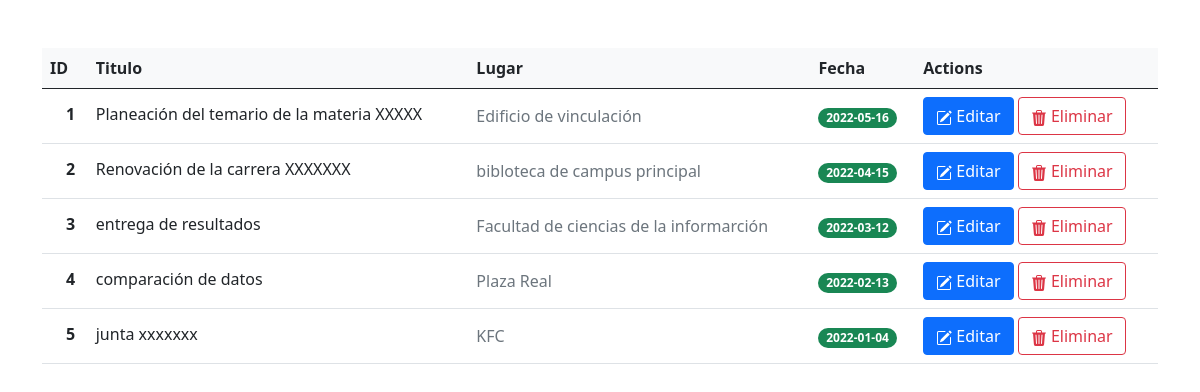
Screenshot of /php/row_actas.php with the database file from the repository.
### tables this page shows
CREATE TABLE IF NOT EXISTS `actas` (
  `acta_id` INT NOT NULL AUTO_INCREMENT,
  `acta_fecha` DATE NULL,
  `acta_lugar` VARCHAR(255) NULL,
  `acta_titulo` TEXT NULL,
  PRIMARY KEY (`acta_id`));

### php/row_actas.php (the view, shortened to what this page needs)
<!doctype html>
<html lang="en">
<head>
    <link rel="stylesheet" href="https://cdn.jsdelivr.net/npm/bootstrap@5.0.2/dist/css/bootstrap.min.css">
</head>
<body>
    <?php
    $conexion = include_once "connect.php";
    $resultado = $conexion->query("SELECT * FROM actas");
    $actas = $resultado->fetch_all(MYSQLI_ASSOC);
    ?>
    <div class="container my-5">
        <div class="shadow-4 rounded-5 overflow-hidden">
            <table class="table align-middle mb-0 bg-white">
                <thead class="bg-light">
                    <tr>
                        <th>ID</th>
                        <th>Titulo</th>
                        <th>Lugar</th>
                        <th>Fecha</th>
                        <th>Actions</th>
                    </tr>
                </thead>
                <tbody>
                    <?php
                    foreach ($actas as $acta) { ?>
                        <tr>
                            <td>
                                <div class="d-flex align-items-center">
                                    <div class="ms-3">
                                        <p class="fw-bold mb-1"> <?php echo $acta["acta_id"] ?></p>
                                    </div>
                                </div>
                            </td>
                            <td>
                                <p class="fw-normal mb-1"> <?php echo $acta["acta_titulo"] ?></p>
                            </td>
                            <td>
                                <p class="text-muted mb-0"> <?php echo $acta["acta_lugar"] ?></p>
                            </td>
                            <td> <span class="badge rounded-pill bg-success"> <?php echo $acta["acta_fecha"] ?></span></td>
                            <td>
                                <button type="button" class="btn btn-primary">
                                    Editar
                                </button>
                                <button type="button" class="btn btn-outline-danger" onclick="window.location.href='crude/acta_eliminar.php? id=<?php echo $acta['acta_id'];?>'">
                                    Eliminar
                                </button>
                            </td>
                        </tr>
                    <?php } ?>
                </tbody>
            </table>
        </div>
    </div>
</body>
</html>

### rows the page displays
actas: acta_id "1", acta_titulo "Planeación del temario de la materia XXXXX", acta_lugar "Edificio de vinculación", acta_fecha "2022-05-16"
actas: acta_id "2", acta_titulo "Renovación de la carrera XXXXXXX", acta_lugar "bibloteca de campus principal", acta_fecha "2022-04-15"
actas: acta_id "3", acta_titulo "entrega de resultados", acta_lugar "Facultad de ciencias de la informarción", acta_fecha "2022-03-12"
actas: acta_id "4", acta_titulo "comparación de datos", acta_lugar "Plaza Real", acta_fecha "2022-02-13"
actas: acta_id "5", acta_titulo "junta xxxxxxx", acta_lugar "KFC", acta_fecha "2022-01-04"
